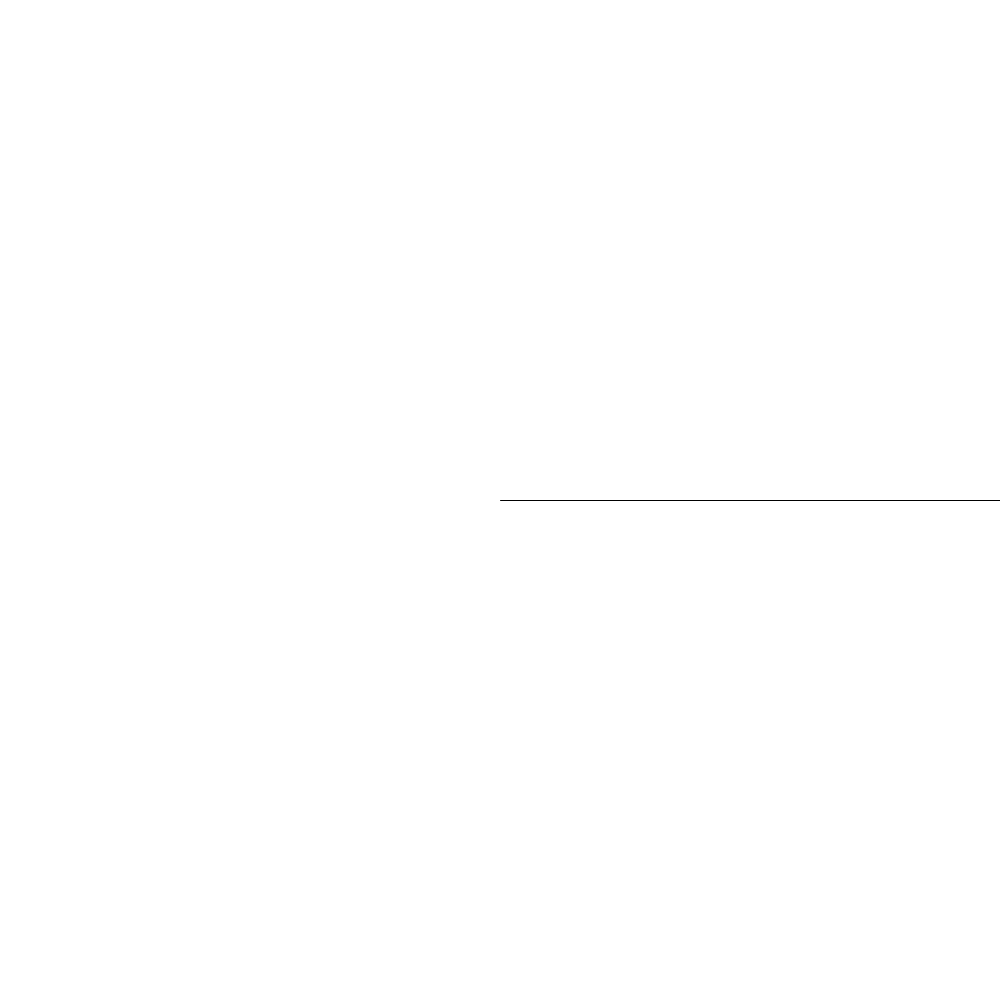
Frame 1 (no input)
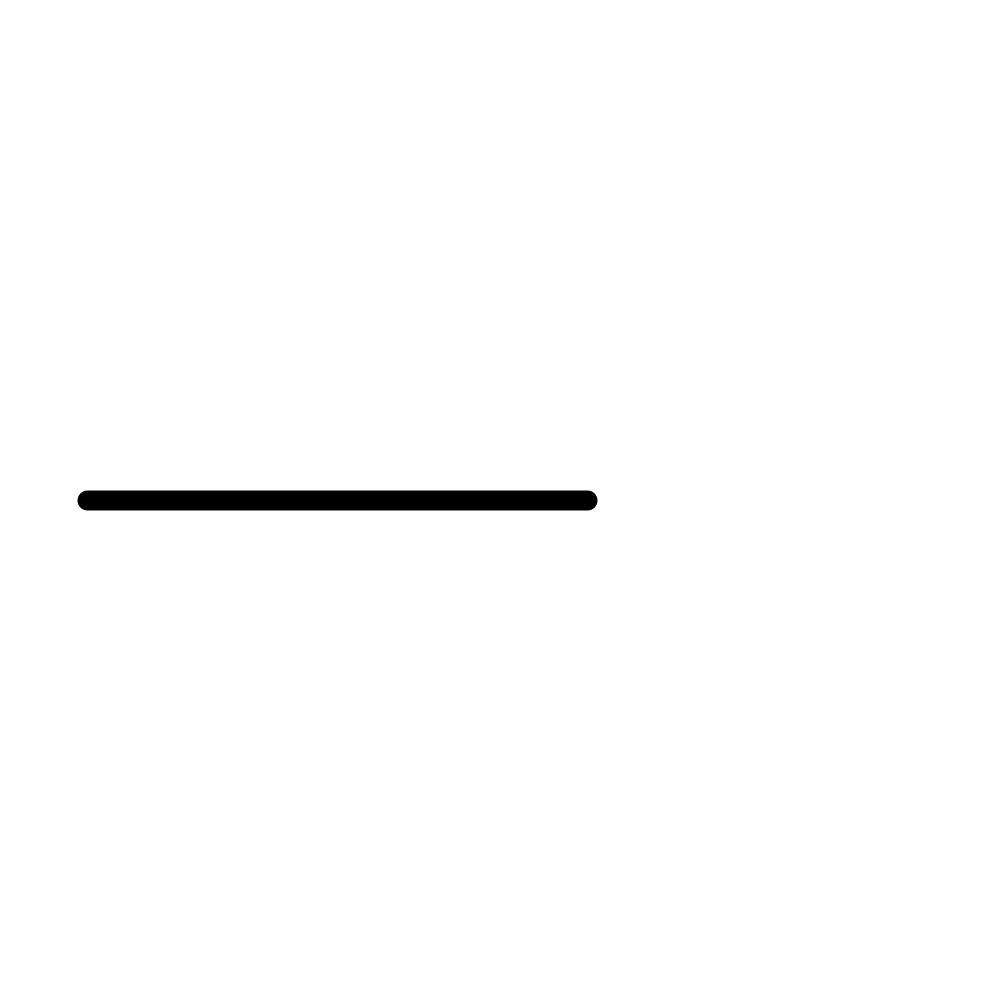
Frame 60 (the mouse pressed at the canvas centre just before this capture)
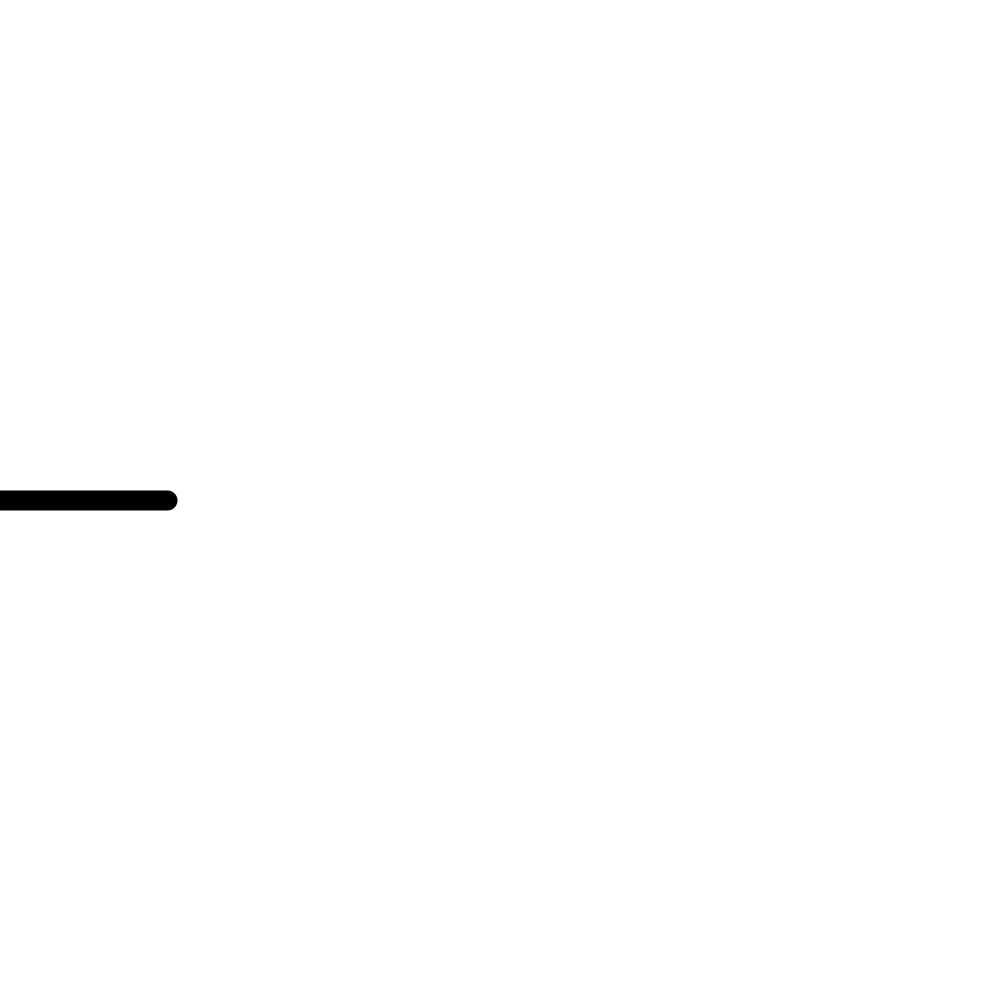
Frame 120 (the mouse held since frame 60 and released just before this capture)

The Processing sketch that drew these frames (run headless with seeded random() and noise(); from frame 60 on, the mouse is pressed at the canvas centre):

// Processing sketch: StickManAnimation
// ── StickManAnimation.pde
int x, y, wallLocation, velX, v, h;

void setup(){
  x = 500; y = 500; wallLocation = 1000; velX = -7; v = 500; h = 500;
  size(1000, 1000);
}
void draw(){
  background(-1);
  fill(0);

  line(x, y, x+500, y);
  strokeWeight(20);
  x += velX;

  if(x+490<=0){
    x = width;
  }

}
